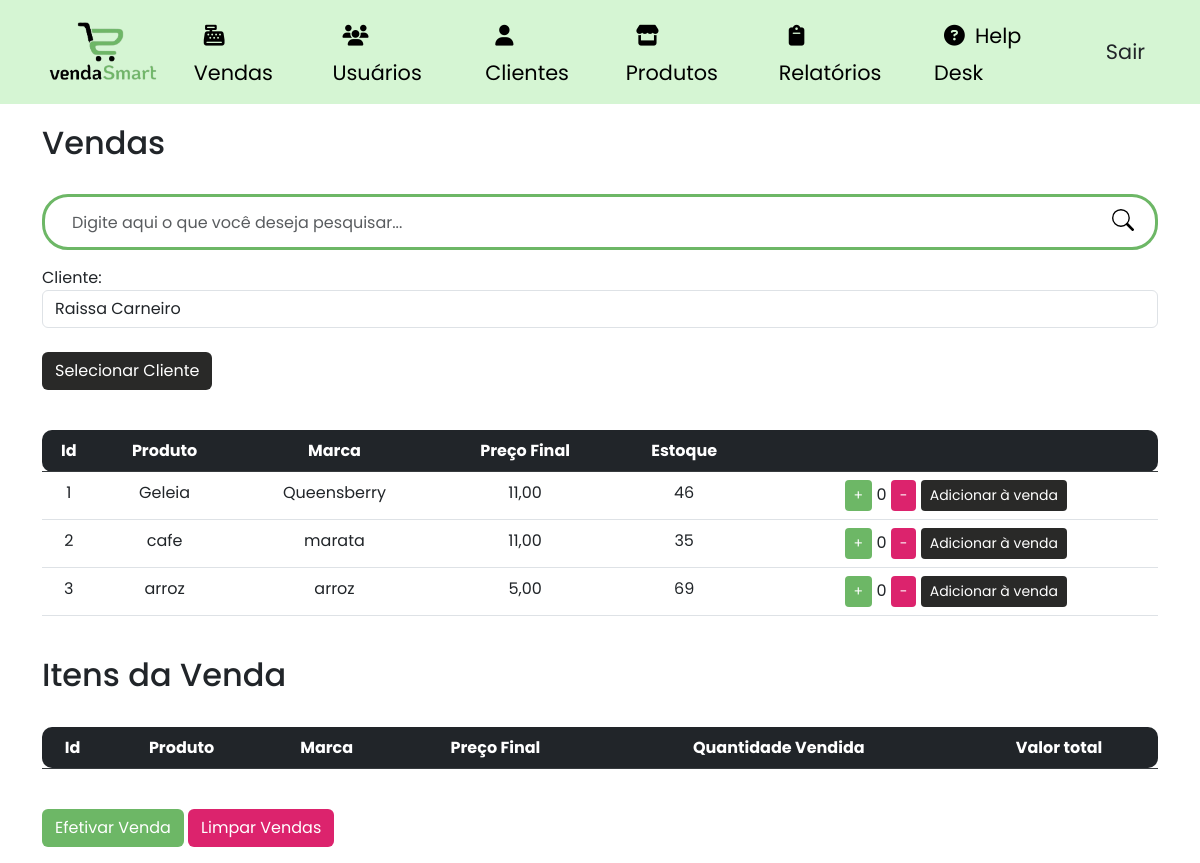
Before: /vendas (signed in) with the older database file.
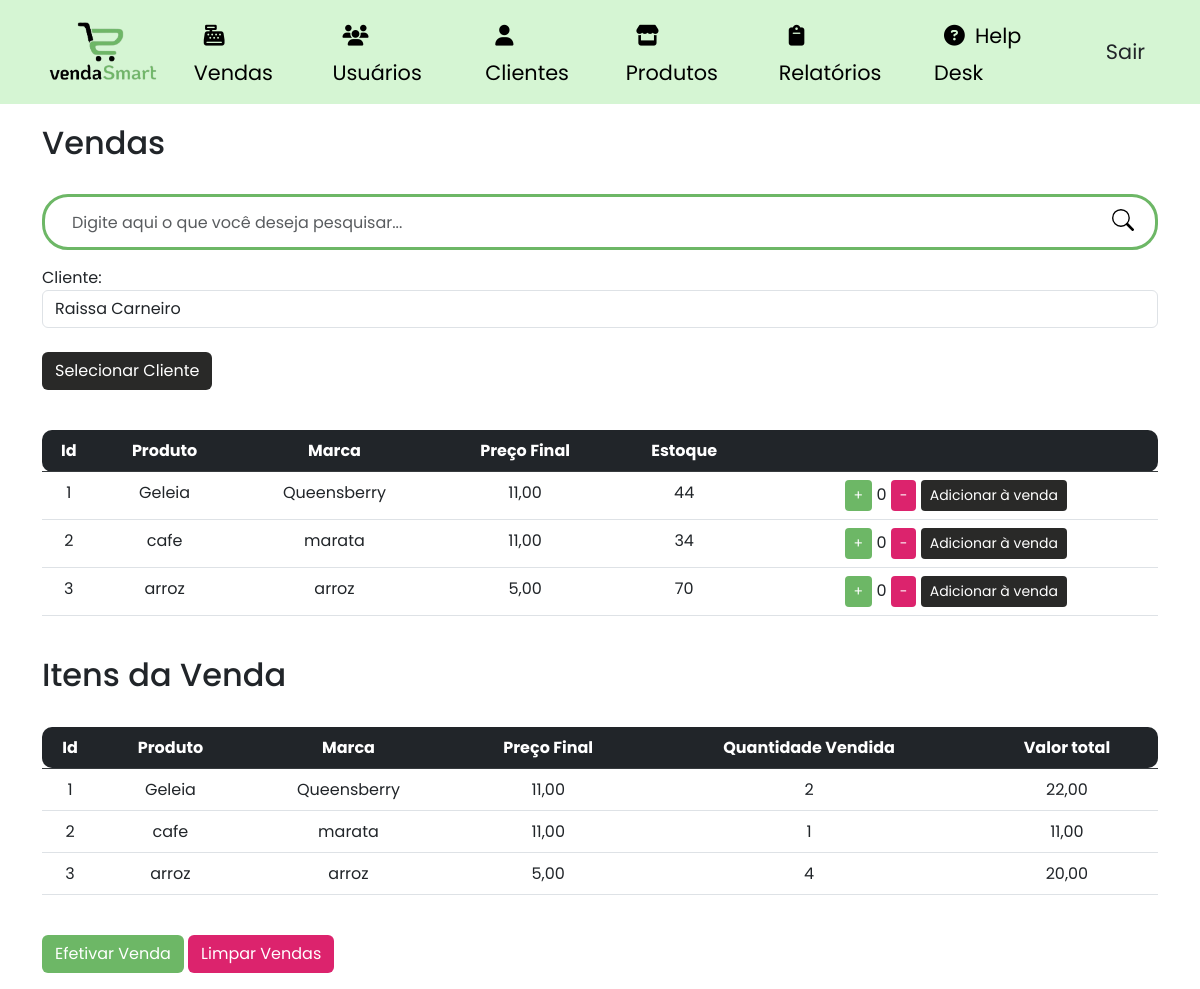
After: the same page with the newer database file.
### site_atividade/models/__init__.py (models this page shows, shortened)
class Produtos(database.Model):
    id_produtos = database.Column(database.Integer, primary_key=True)
    produto = database.Column(database.String, nullable=False)
    marca = database.Column(database.String, nullable=False)
    preco_aquisicao = database.Column(database.Float, nullable=False)
    preco = database.Column(database.Float, nullable=False)
    estoque = database.Column(database.Integer, nullable=False)
    margem_lucro = database.Column(database.Float, nullable=True)
    categoria_fk = database.Column(database.Integer, database.ForeignKey('categoria.id_categoria'), nullable=False)
    itens_venda = database.relationship('ItemVenda', backref='produto')

class ItemVenda(database.Model):
    id_item_venda = database.Column(database.Integer, primary_key=True)
    produto_id = database.Column(database.Integer, database.ForeignKey('produtos.id_produtos'), nullable=False)
    venda_id = database.Column(database.Integer, database.ForeignKey('venda.id_venda'), nullable=False)
    quantidade = database.Column(database.Integer, nullable=False)
    valor_unitario = database.Column(database.Float, nullable=False)
    total = database.Column(database.Float, nullable=False)

### site_atividade/routers/__init__.py (the view)
@app.route("/vendas", methods=['GET', 'POST'])
@login_required
def vendas():
    search_query = request.args.get('search', '')
    clientes = Cliente.query.all()
    produtos = Produtos.query.filter(Produtos.produto.ilike(f'%{search_query}%')).all()
    vendas = Venda.query.all()
    if request.method == 'POST' and 'LimparVendas' in request.form:
        ItemVenda.query.delete()
        database.session.commit()
        return redirect(url_for('vendas'))
    return render_template('vendas.html', clientes=clientes, produtos=produtos, vendas=vendas, search_query=search_query)

### site_atividade/models/__init__.py (called while the page is built)
@login_manager.user_loader
def load_usuario(id_usuario):
    return Usuario.query.get(int(id_usuario))

### site_atividade/templates/vendas.html (shortened to what this page needs)
{% extends 'base.html' %}
{% block body %}
    <div class="container theme-showcase" role="main">
        <br>
        <div class="page-header">
            <h2 class="box-title col-md-12">Vendas</h2>
        </div>
        <br>
        <div class="search-box">
            <form class="form-search" action="{{ url_for('vendas') }}" method="GET">
                <div class="input-group form-group-search">
                    <input type="text" class="form-control form-control-search" placeholder="Digite aqui o que você deseja pesquisar..." id="search-input" name="search">
                    <span class="input-group-btn">
                        <button class="btn-search" type="submit">
                        </button>
                    </span>
                </div>
            </form>
        </div>
        <div class="form-group">
            <form method="post" action="{{ url_for('adicionar_venda') }}" class="form-inline">
                <label for="cliente_id">Cliente:</label>
                <select name="cliente_id" id="cliente_id" class="form-control">
                    {% for cliente in clientes %}
                    <option value="{{ cliente.id_cliente }}">{{ cliente.nome }}</option>
                    {% endfor %}
                </select>
                <br>
                <button type="submit" class="btn btn-color3 btn-selecionar-cliente">Selecionar Cliente</button>
            </form>
        </div>
        <br>
        <div class="list-product-vendas">
            <table class="table table-hover scrollable-table">
                <thead class="table-dark">
                    <tr>
                        <th class="text-center table-rounded-start">Id</th>
                        <th class="text-center">Produto</th>
                        <th class="text-center">Marca</th>
                        <th class="text-center">Preço Final</th>
                        <th class="text-center">Estoque</th>
                        <th class="text-center table-rounded-end"> </th>
                    </tr>
                </thead>
                <tbody>
                    {% for produto in produtos %}
                    <tr>
                        <td class="text-center">{{ produto.id_produtos }}</td>
                        <td class="text-center">{{ produto.produto }}</td>
                        <td class="text-center">{{ produto.marca }}</td>
                        <td class="text-center">{{ "{:.2f}".format(produto.preco).replace('.', ',') }}</td>
                        <td class="text-center estoque">{{ produto.estoque }}</td>
                        <td class="text-center">
                            <button class="btn btn-sm btn-color1 text-white btn-add-quantity" data-produto-id="{{ produto.id_produtos }}">+</button>
                            <span class="quantidade">0</span>
                            <button class="btn btn-sm btn-color2 text-white btn-remove-quantity" data-produto-id="{{ produto.id_produtos }}">-</button>
                            <button class="btn btn-sm btn-color3 btn-add-venda" data-produto-id="{{ produto.id_produtos }}">Adicionar à venda</button>
                        </td>
                    </tr>
                    {% endfor %}
                </tbody>
            </table>
        </div>
        <br>
        <div class="page-header">
            <h2 class="box-title col-md-12">Itens da Venda</h2>
        </div>
        <br>
        <table class="table table-hover table-vendas">
            <thead class="table-dark">
                <tr>
                    <th class="text-center table-rounded-start">Id</th>
                    <th class="text-center">Produto</th>
                    <th class="text-center">Marca</th>
                    <th class="text-center">Preço Final</th>
                    <th class="text-center">Quantidade Vendida</th>
                    <th class="text-center table-rounded-end">Valor total</th>
                </tr>
            </thead>
            <tbody>
                {% for venda in vendas %}
                    {% for item_venda in venda.itens_venda %}
                        <tr>
                            <td class="text-center">{{ item_venda.produto.id_produtos }}</td>
                            <td class="text-center">{{ item_venda.produto.produto }}</td>
                            <td class="text-center">{{ item_venda.produto.marca }}</td>
                            <td class="text-center">{{ "{:.2f}".format(item_venda.produto.preco).replace('.', ',') }}</td>
                            <td class="text-center">{{ item_venda.quantidade }}</td>
                            <td class="text-center">{{ "{:.2f}".format(item_venda.total).replace('.', ',') }}</td>
                        </tr>
                    {% endfor %}
                {% endfor %}
            </tbody>
        </table>
        <br>
        <div class="form-group">
            <form method="post" action="{{ url_for('pagamento') }}" class="d-inline-block">
                <button type="submit" class="btn btn-color1 text-white">Efetivar Venda</button>
            </form>
            <form method="post" action="{{ url_for('vendas') }}" class="d-inline-block">
                <button type="submit" class="btn btn-color2 text-white">Limpar Vendas</button>
            </form>
        </div>
    </div>
{% endblock %}

### site_atividade/templates/base.html (shortened to what this page needs)
<html lang="pt-BR">
    <head>
        <link href="https://cdn.jsdelivr.net/npm/bootstrap@5.3.0-alpha3/dist/css/bootstrap.min.css" rel="stylesheet">
        <link rel="stylesheet" href="{{ url_for('static', filename='css/product.css') }}">
        <link rel="stylesheet" href="{{ url_for('static', filename='css/navbar.css') }}">
        <link rel="stylesheet" href="{{ url_for('static', filename='css/style.css') }}">
        <link rel="stylesheet" href="{{ url_for('static', filename='css/vendas.css') }}">
        <link rel="stylesheet" href="{{ url_for('static', filename='css/usuario.css') }}">
        <link rel="stylesheet" href="{{ url_for('static', filename='css/relatorio.css') }}">
        <link rel="stylesheet" href="https://cdnjs.cloudflare.com/ajax/libs/font-awesome/6.4.0/css/all.min.css"/>
        <link rel="stylesheet" href="https://cdn.jsdelivr.net/npm/bootstrap-icons@1.10.5/font/bootstrap-icons.css">
    </head>
    <body>
        {% include 'navbar.html' %}
        {% block body %}
        {% endblock %}
    </body>
</html>

### site_atividade/templates/navbar.html (shortened to what this page needs)
<nav class="navbar navbar-expand-lg fixed-top navbar-light">
  <div class="container">
    <a class="navbar-brand" href="#"
      ><img
        id="MDB-logo"
        src="static/image/logo-body7.png"
        alt="vendasSmart"
        draggable="false"
        height="70"
    /></a>
    <div class="collapse navbar-collapse nav-transition" id="navbarSupportedContent">
      <ul class="navbar-nav ms-auto align-items-center">
        {% if current_user.is_authenticated %}
        <li class="nav-item">
          <a class="nav-link mx-2" href="{{ url_for('vendas') }}"><i class="fa-solid fa-cash-register style="color: #000000;"></i>Vendas</a>
        </li>
        <li class="nav-item">
          <a class="nav-link mx-2" href="{{ url_for('usuarios') }}"><i class="fa-solid fa-users" style="color: #000000;"></i>Usuários</a>
        </li>
        <li class="nav-item">
          <a class="nav-link mx-2" href="{{ url_for('clientes') }}"><i class="fa-solid fa-user" style="color: #000000;"></i>Clientes</a>
        </li>
        <li class="nav-item">
          <a class="nav-link mx-2" href="{{ url_for('produtos') }}"><i class="fa-solid fa-store" style="color: #000000;"></i>Produtos</a>
        </li>
        <li class="nav-item">
          <a class="nav-link mx-2" href="{{ url_for('relatorio_vendas_diario') }}"><i class="fa-solid fa-clipboard" style="color: #000000;"></i>Relatórios</a>
        </li>
        <li class="nav-item">
          <a class="nav-link mx-2" href="{{ url_for('helpdesk') }}"><i class="fa-solid fa-circle-question" style="color: #000000;"></i>Help Desk</a>
        </li>
        <li class="nav-item ms-3">
            <a class="btn btn-black btn-rounded" href="{{ url_for('logout') }}">Sair</a>
        </li>
        {% else %}
        <li class="nav-item">
          <a class="nav-link mx-2" href="{{ url_for('login') }}"><i class="fas fa-heart pe-2"></i>Login</a>
        </li>
        {% endif %}
      </ul>
    </div>
  </div>
</nav>

### site_atividade/static/css/product.css (style rules this page uses)
.scrollable-table { overflow-y: auto; }
.form-search { grid-template-rows: 100vh; }
.form-group-search { border: 3px solid #6DB766; border-radius: 26px; padding: 5px 15px; }
.form-control-search { width: 350px; height: 40px; border : none; }
.btn-search { float: right; width: 34px; height: 36px; border: none; background: #fff; }
input[type="text"] { outline: none; box-shadow: none !important; }

### site_atividade/static/css/navbar.css (style rules this page uses)
.navbar-light .navbar-nav .nav-link { color: #000; }
.navbar { background-color: #D5F5D3; }
.collapse > ul > li > a { font-size: 1.3em; }
i { padding: 10px; }

### site_atividade/static/css/style.css (style rules this page uses)
body { padding-top: 100px; font-family: 'Poppins', sans-serif; }
.btn-color1 { background-color: #6DB766; transition: .5s; }
.btn-color2 { background-color: #DC236D; transition: .5s; }
.btn-color3 { background-color: #292928; transition: .5s; color: #fff; }
.table-rounded-start { border-top-left-radius: 10px; border-bottom-left-radius: 10px; }
.table-rounded-end { border-top-right-radius: 10px; border-bottom-right-radius: 10px; }

### site_atividade/static/css/vendas.css (style rules this page uses)
.list-product-vendas { max-height: 250px; overflow: auto; }
.scrollable-table { overflow-y: auto; }

Changed rows visible on the page:
changed Produtos "Geleia": estoque "46" → "44"
changed Produtos "cafe": estoque "35" → "34"
changed Produtos "arroz": estoque "69" → "70"
added ItemVenda: produto.id_produtos "1", produto.produto "Geleia", produto.marca "Queensberry", {{ "{:.2f}".format(item_venda.produto.preco).replace('.', ',') }} "11,00", quantidade "2", total "22,00"
added ItemVenda: produto.id_produtos "2", produto.produto "cafe", produto.marca "marata", {{ "{:.2f}".format(item_venda.produto.preco).replace('.', ',') }} "11,00", quantidade "1", total "11,00"
added ItemVenda: produto.id_produtos "3", produto.produto "arroz", produto.marca "arroz", {{ "{:.2f}".format(item_venda.produto.preco).replace('.', ',') }} "5,00", quantidade "4", total "20,00"
